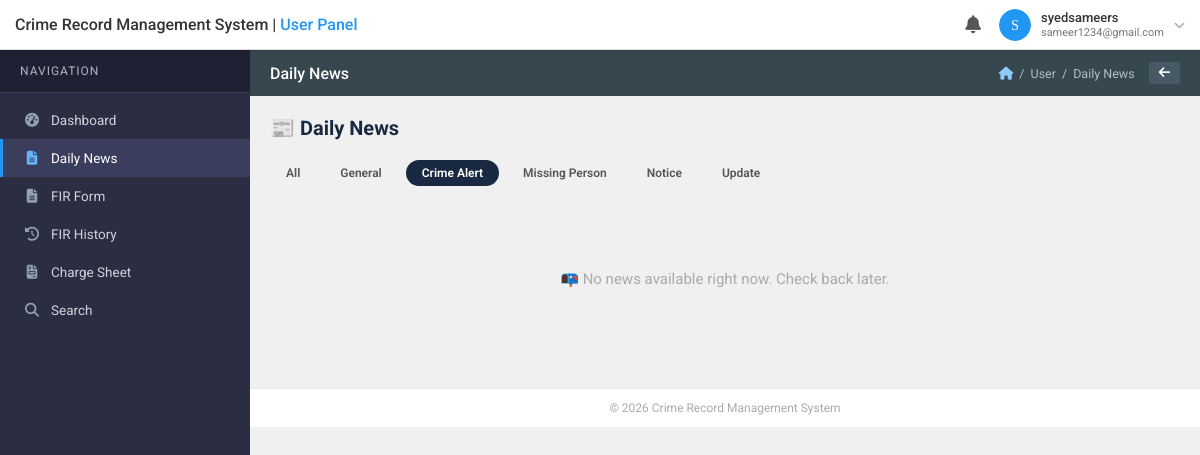
The page /reports/user/all_news.php?cat=Crime+Alert (signed in) on the database as committed earlier.
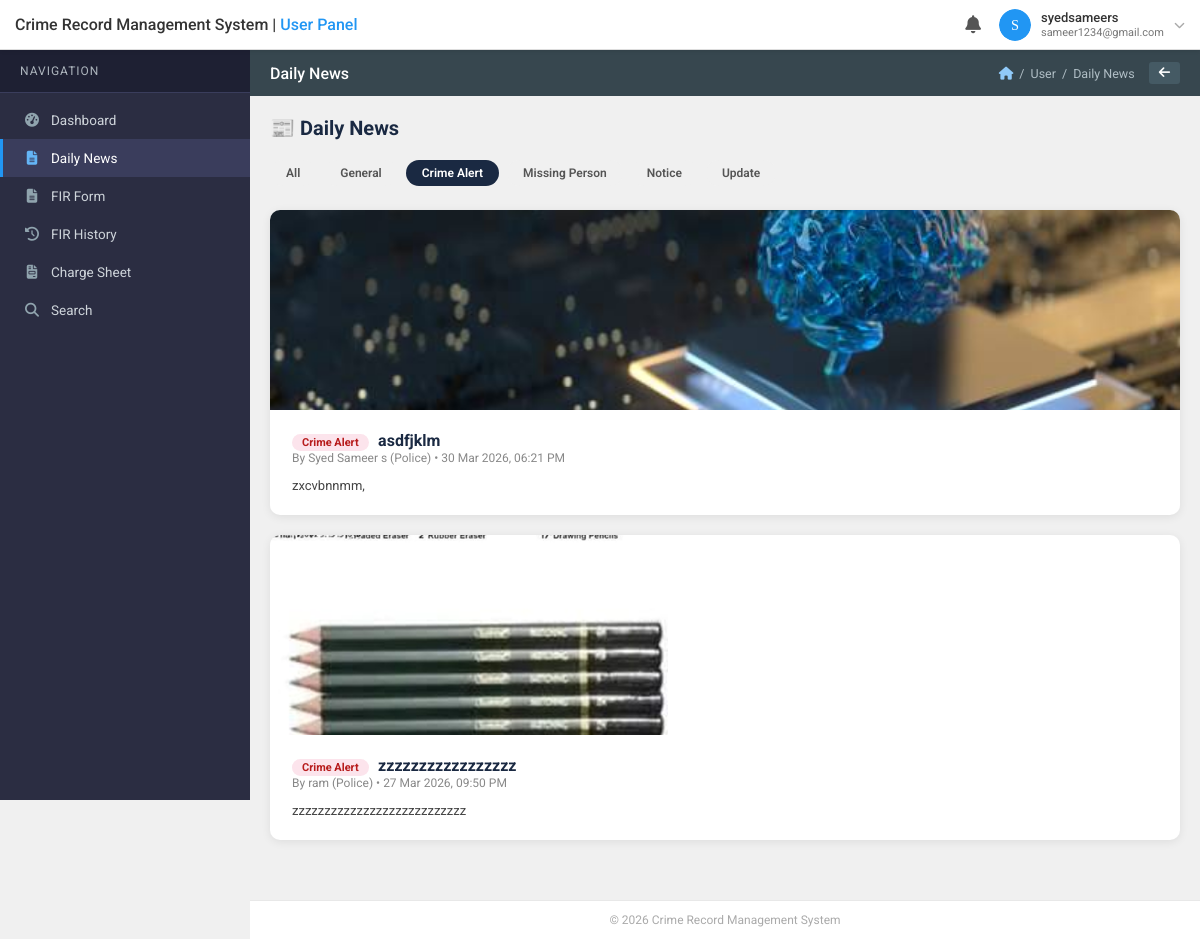
The same page on the database as committed later.
### tables this page shows
CREATE TABLE `news` (
  `id` int(11) NOT NULL,
  `title` varchar(255) NOT NULL,
  `content` text NOT NULL,
  `image` varchar(255) DEFAULT NULL,
  `category` enum('General','Crime Alert','Missing Person','Notice','Update') DEFAULT 'General',
  `posted_by` int(11) NOT NULL,
  `posted_by_role` enum('admin','police') NOT NULL,
  `posted_by_name` varchar(100) NOT NULL,
  `station_id` int(11) DEFAULT NULL,
  `is_active` tinyint(1) DEFAULT 1,
  `created_at` datetime DEFAULT current_timestamp(),
  `updated_at` datetime DEFAULT current_timestamp() ON UPDATE current_timestamp()
);

### reports/user/all_news.php (the view, shortened to what this page needs)
<?php
require_once '../includes/config.php';
$cat_filter = isset($_GET['cat']) ? mysqli_real_escape_string($con, $_GET['cat']) : '';
$where = "WHERE is_active=1";
if ($cat_filter) $where .= " AND category='$cat_filter'";
$result   = mysqli_query($con, "SELECT * FROM news $where ORDER BY created_at DESC");
$categories = ['General', 'Crime Alert', 'Missing Person', 'Notice', 'Update'];
include '../includes/user-header.php';
?>
<div class="news-page-header">
    <h2>📰 Daily News</h2>
</div>
<div class="news-filters">
    <a href="all_news.php" class="filter-btn <?= !$cat_filter ? 'active' : '' ?>">All</a>
    <?php foreach ($categories as $c): ?>
        <a href="?cat=<?= urlencode($c) ?>"
           class="filter-btn <?= $cat_filter === $c ? 'active' : '' ?>"><?= $c ?></a>
    <?php endforeach; ?>
</div>
<?php if (mysqli_num_rows($result) === 0): ?>
    <div class="no-news">📭 No news available right now. Check back later.</div>
<?php else: ?>
    <?php while ($row = mysqli_fetch_assoc($result)):
        $cat_cls = match($row['category']) {
            'Crime Alert'    => 'crime',
            'Missing Person' => 'missing',
            'Notice'         => 'notice',
            'Update'         => 'update',
            default          => 'general'
        };
    ?>
    <div class="news-card">
        <?php if ($row['image']): ?>
            <img src="../uploads/news/<?= htmlspecialchars($row['image']) ?>" alt="news image">
        <?php endif; ?>
        <div class="news-card-body">
            <div>
                <span class="news-badge nb-<?= $cat_cls ?>"><?= $row['category'] ?></span>
                <span class="news-card-title"><?= htmlspecialchars($row['title']) ?></span>
                <div class="news-card-meta">
                    By <?= htmlspecialchars($row['posted_by_name']) ?> (<?= ucfirst($row['posted_by_role']) ?>)
                    &bull; <?= date('d M Y, h:i A', strtotime($row['created_at'])) ?>
                </div>
                <div class="news-card-text">
                    <?= nl2br(htmlspecialchars(mb_substr($row['content'], 0, 300))) ?>
                </div>
            </div>
        </div>
    </div>
    <?php endwhile; ?>
<?php endif; ?>
<?php include '../includes/user-footer.php'; ?>

Rows that differ between the two databases and show on the page:
added news: image (picture), category "Crime Alert", title "asdfjklm", posted_by_name "Syed Sameer s", posted_by_role "Police", created_at "30 Mar 2026, 06:21 PM", content "zxcvbnnmm,"
added news: image (picture), category "Crime Alert", title "zzzzzzzzzzzzzzzzz", posted_by_name "ram", posted_by_role "Police", created_at "27 Mar 2026, 09:50 PM", content "zzzzzzzzzzzzzzzzzzzzzzzzzzz"
Other text that changed with them:
text no longer shown: "📭 No news available right now. Check back later."
